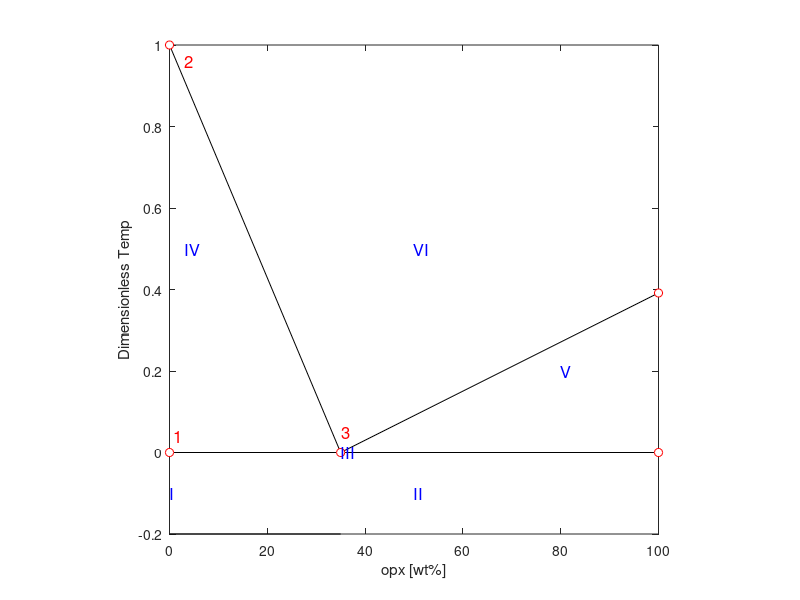
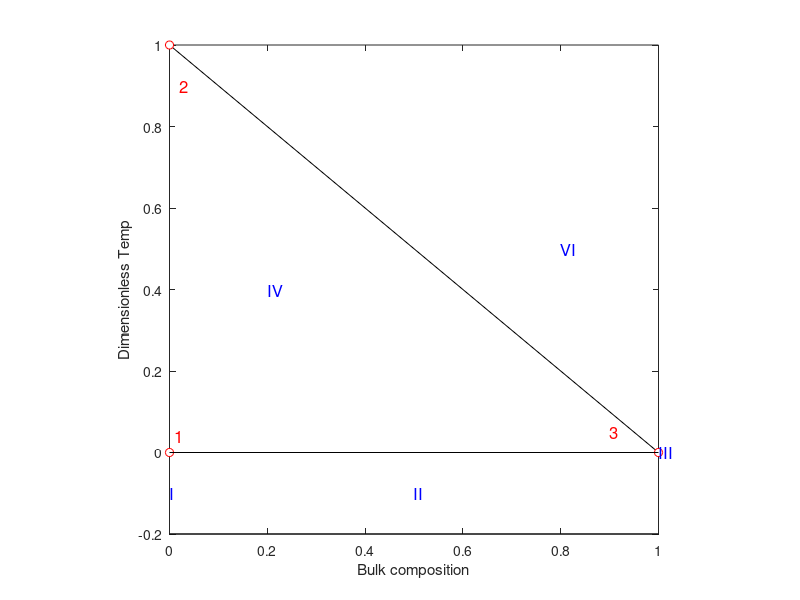
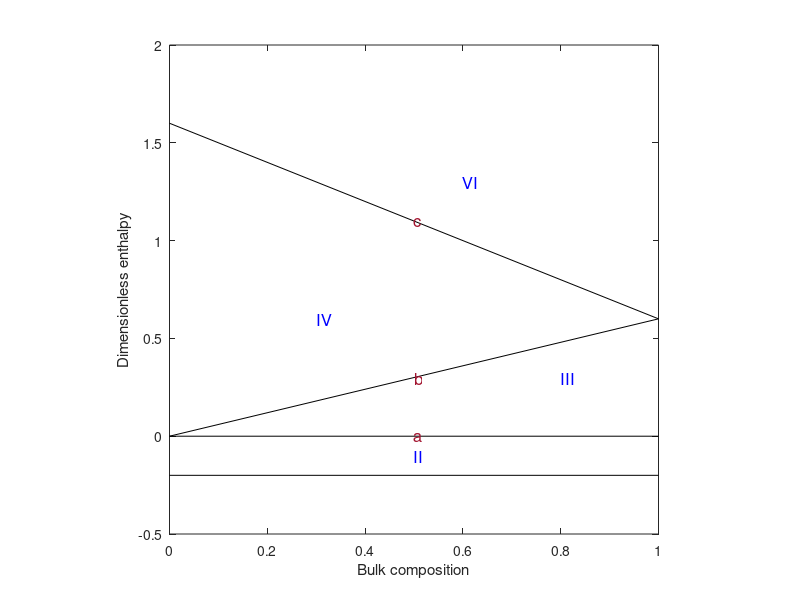
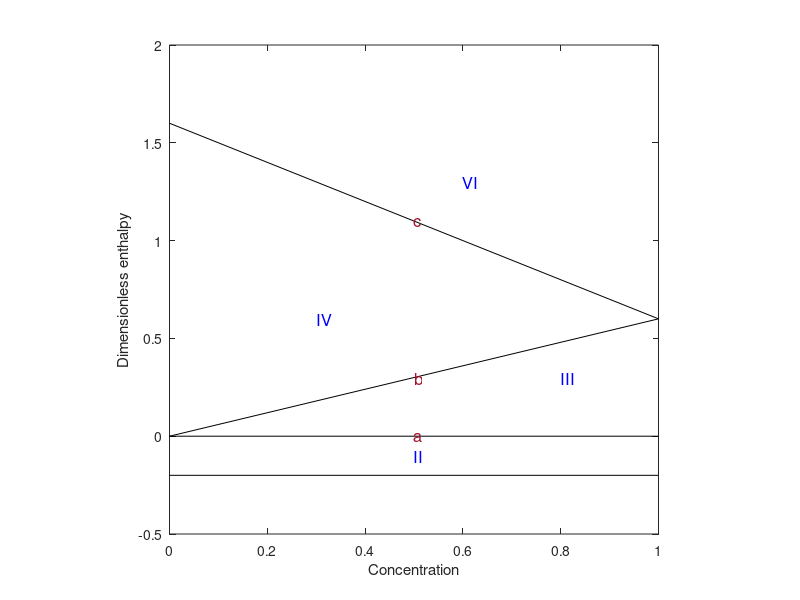

MATLAB code to generate these figures, in order:
function [] = plot_eutectic()

Xe = 0.35; % Eutectic mass fraction

T1 = 2053;
T2 = 1753;

Te = 1560;

Tm = max(T1,T2);

T1 = (T1-Te)/(Tm-Te);
T2 = (T2-Te)/(Tm-Te);
Te = (Te-Te)/(Tm-Te);

% Weight fraction Temperature plot
figure
plot([0 Xe]*100, [T1, Te], 'k-'), hold on
plot([Xe 1]*100, [Te, T2], 'k-')
plot([0  1]*100, [Te, Te], 'k-')
plot([0  Xe]*100, [-0.2, -0.2], 'k-')
plot([0 0 Xe 1 1]*100, [Te T1 Te T2 Te], 'o', 'markerfacecolor', 'w', 'markeredgecolor', 'r')
text(.9, Te+0.04,'1','fontsize',12,'color','r')
text(Xe*100+0.2, Te+0.05,'3','fontsize',12,'color','r')
text(3, T1-0.04,'2','fontsize',12,'color','r')
text(0,-0.1,'I','fontsize',12,'color','b');
text(50,-0.1,'II','fontsize',12,'color','b');
text(3,0.5,'IV','fontsize',12,'color','b');
text(80,0.2,'V','fontsize',12,'color','b');
text(50,0.5,'VI','fontsize',12,'color','b');
text(Xe*100, Te,'III','fontsize',12,'color','b')
hold off

axis square
xlabel 'opx [wt%]'
ylabel 'Dimensionless Temp'

% bulk composition Temperature plot switch to left side of eutectic
figure
plot([0 Xe]/Xe, [T1, Te], 'k-'), hold on
plot([0  Xe]/Xe, [-0.2, -0.2], 'k-')
plot([0 0 Xe]/Xe, [Te T1 Te], 'o', 'markerfacecolor', 'w', 'markeredgecolor', 'r')
plot([0  Xe]/Xe, [Te, Te], 'k-')
text(0.01, Te+0.04,'1','fontsize',12,'color','r')
text(Xe/Xe-0.1, Te+0.05,'3','fontsize',12,'color','r')
text(0.02, T1-0.1,'2','fontsize',12,'color','r')
text(0,-0.1,'I','fontsize',12,'color','b');
text(0.5,-0.1,'II','fontsize',12,'color','b');
text(0.2,0.4,'IV','fontsize',12,'color','b');
text(0.8,0.5,'VI','fontsize',12,'color','b');
text(1, Te,'III','fontsize',12,'color','b')
hold off

axis square
xlabel 'Bulk composition'
ylabel 'Dimensionless Temp'

% H-X plot 
L = 0.6;

figure
plot([0,Xe]/Xe,[T1+L,Te+L],'k-'), hold on
plot([0,Xe]/Xe,[Te,Te+L],'k-')
plot([0,Xe]/Xe, [-0.2, -0.2], 'k-')
plot([0,Xe]/Xe,[Te,Te],'k-')
text(0.5,-0.1,'II','fontsize',12,'color','b');
text(0.3,0.6,'IV','fontsize',12,'color','b');
text(0.8,0.3,'III','fontsize',12,'color','b');
text(0.6,1.3,'VI','fontsize',12,'color','b');
text(0.5,0.0,'a','fontsize',12,'color','#A2142F');
text(0.5,0.3,'b','fontsize',12,'color','#A2142F');
text(0.5,1.1,'c','fontsize',12,'color','#A2142F');
hold off

axis square
xlabel 'Bulk composition'
ylabel 'Dimensionless enthalpy'

% H-C plot
myfunc = @(x) x.*(1-x) + L*x;
xx = linspace(0,1,100);

figure
plot([0,Xe]/Xe,[T1+L,Te+L],'k-'), hold on
plot([0,Xe]/Xe, [-0.2, -0.2], 'k-')
plot([0,Xe]/Xe,[Te,Te],'k-')
%plot(xx,myfunc(xx),'k-');

text(0.5,-0.1,'II','fontsize',12,'color','b');
text(0.3,0.6,'IV','fontsize',12,'color','b');
text(0.8,0.3,'III','fontsize',12,'color','b');
text(0.6,1.3,'VI','fontsize',12,'color','b');
%text(0.5,0.55,'b','fontsize',12,'color','#A2142F');
plot([0,Xe]/Xe,[Te,Te+L],'k-')
text(0.5,0.0,'a','fontsize',12,'color','#A2142F');
text(0.5,1.1,'c','fontsize',12,'color','#A2142F');
text(0.5,0.3,'b','fontsize',12,'color','#A2142F');
hold off

axis square
xlabel 'Concentration'
ylabel 'Dimensionless enthalpy'
